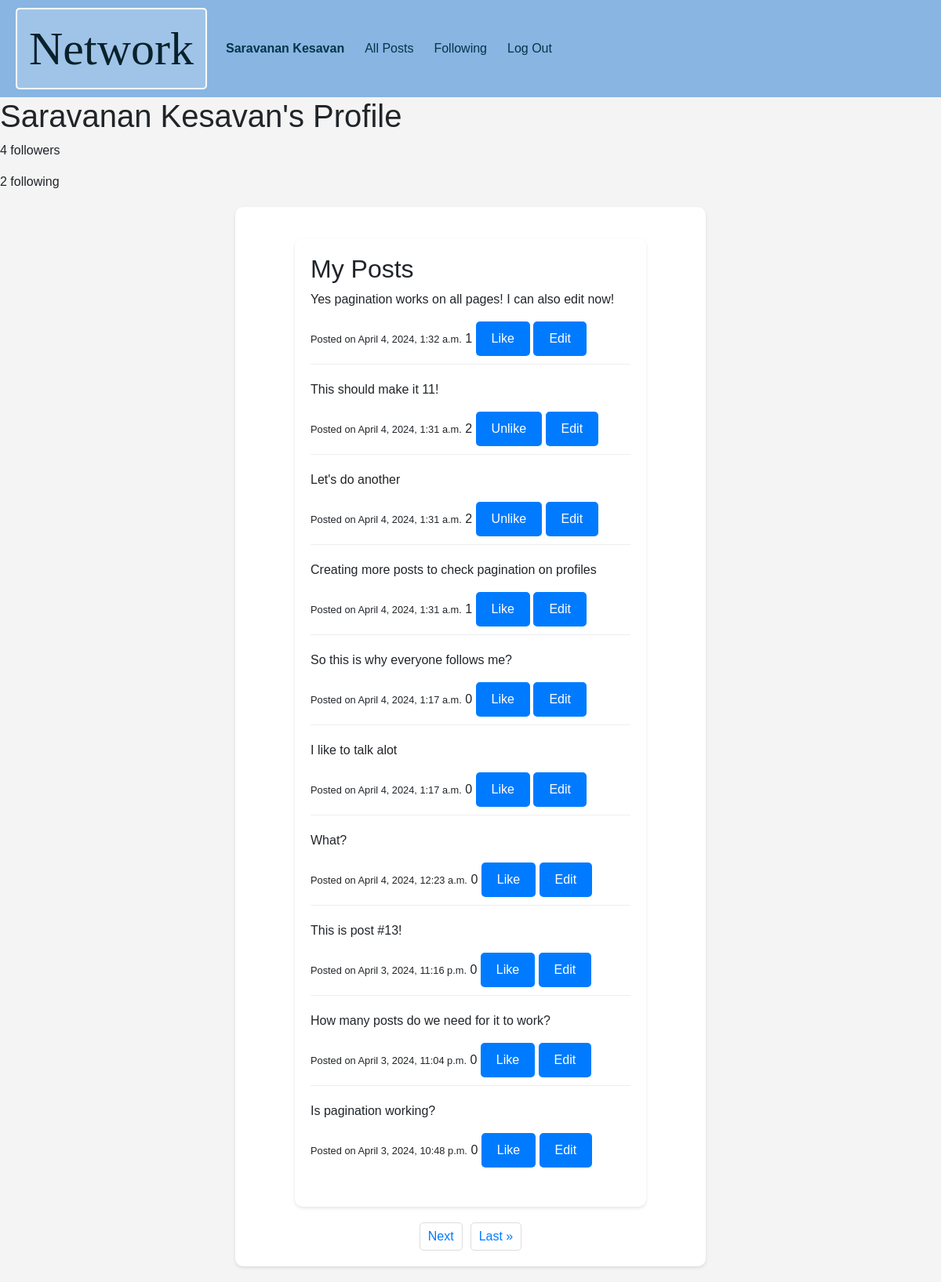
Before: /profile/Saravanan Kesavan (signed in) with the older database file.
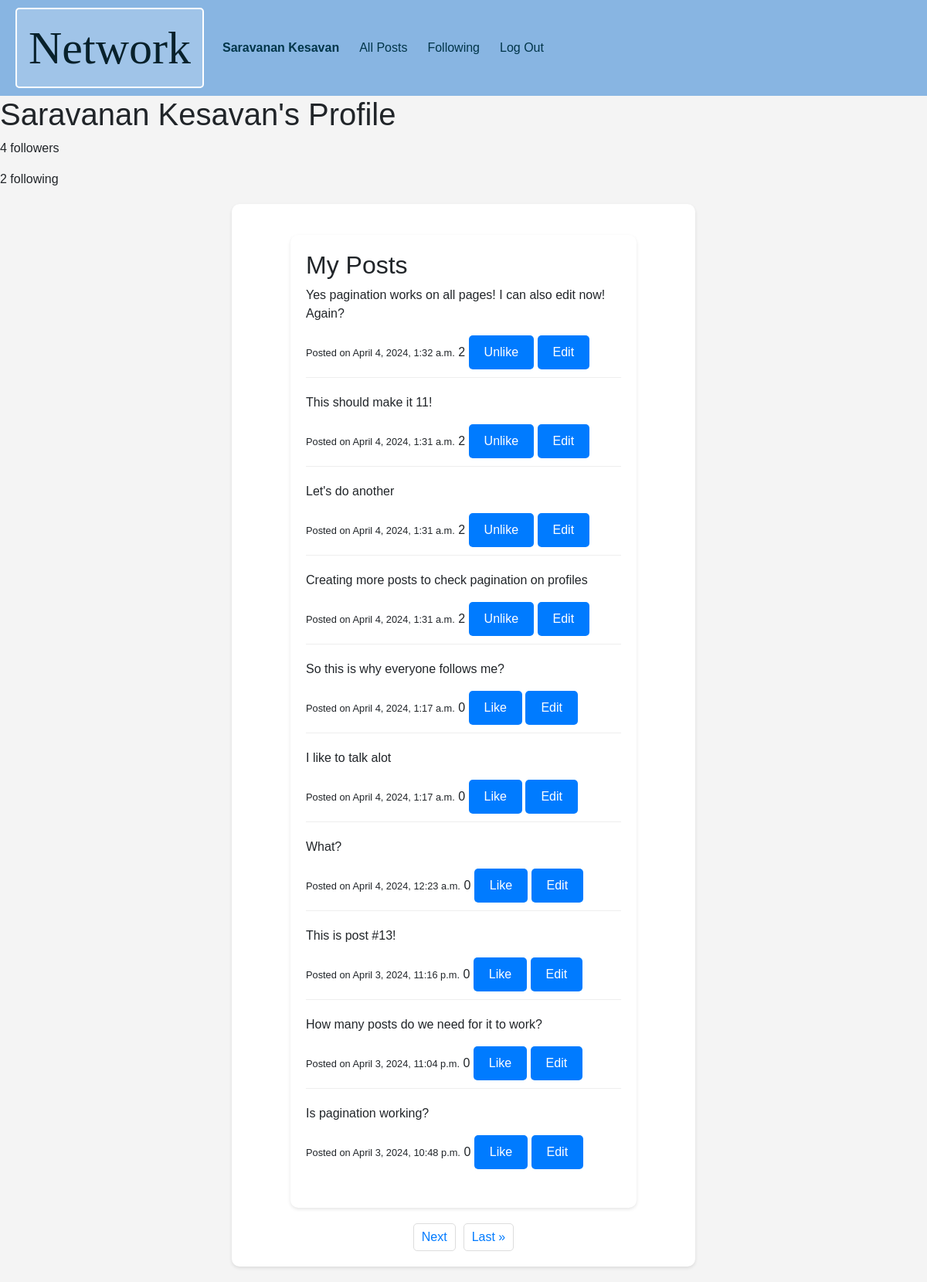
After: the same page with the newer database file.
### network/models.py (models this page shows, shortened)
class User(AbstractUser):
    followers = models.ManyToManyField('self', symmetrical=False, related_name='following', blank=True)

class Post(models.Model):
    content = models.TextField()
    creator = models.ForeignKey(User, on_delete=models.CASCADE, related_name="posts")
    timestamp = models.DateTimeField(auto_now_add=True)
    likes = models.ManyToManyField(User, related_name="liked_posts", blank=True)

### network/views.py (the view)
# urls.py: path("profile/<str:username>", views.profile, name="profile"),
@login_required
def profile(request, username):
    profile_user = get_object_or_404(User, username=username)
    posts_list = profile_user.posts.all().order_by('-timestamp')
    paginator = Paginator(posts_list, 10)  # Show 10 posts per page
    page_number = request.GET.get('page')
    posts = paginator.get_page(page_number)
    followers = profile_user.followers.count()
    following = profile_user.following.count()
    is_following = request.user.is_authenticated and profile_user.followers.filter(id=request.user.id).exists()
    return render(request, 'network/profile.html', {
        'profile_user': profile_user,
        'posts': posts,
        'followers': followers,
        'following': following,
        'is_following': is_following,
    })

### network/templates/network/profile.html (shortened to what this page needs)
{% extends "network/layout.html" %}
{% block body %}
    <h1>{{ profile_user.username }}'s Profile</h1>
    <p>{{ followers }} followers</p>
    <p>{{ following }} following</p>
    <div class="container">
        <div class="container">
            <h2>My Posts</h2>
            {% for post in posts %}
                <div class="post" id="post-{{ post.id }}">
                    <div class="post-content">
                        <p>{{ post.content }}</p>
                    </div>
                    <small>Posted on {{ post.timestamp }}</small>
                    <span id="like-count-{{ post.id }}">{{ post.likes.count }}</span>
                    <button class="like-btn" data-post-id="{{ post.id }}" data-liked="{% if user in post.likes.all %}true{% else %}false{% endif %}">
                        {% if user in post.likes.all %}
                            Unlike
                        {% else %}
                            Like
                        {% endif %}
                    </button>
                    {% if user == post.creator %}
                        <button class="edit-btn" data-post-id="{{ post.id }}" data-edit-url="{% url 'edit_post' post.id %}">Edit</button>
                    {% endif %}
                </div>
            {% endfor %}
        </div>
    <div class="pagination">
        {% if posts.has_next %}
            <a href="?page={{ posts.next_page_number }}">Next</a>
            <a href="?page={{ posts.paginator.num_pages }}">Last &raquo;</a>
        {% endif %}
    </div>
{% endblock %}

### network/templates/network/layout.html (shortened to what this page needs)
{% load static %}
<!DOCTYPE html>
<html lang="en">
    <head>
        <link rel="stylesheet" href="https://stackpath.bootstrapcdn.com/bootstrap/4.4.1/css/bootstrap.min.css">
        <link href="{% static 'network/styles.css' %}" rel="stylesheet">
    </head>
    <body>
        <nav class="navbar navbar-expand-lg">
            <a class="navbar-brand" href="{% url 'index' %}">Network</a>
            <div>
              <ul class="navbar-nav mr-auto">
                {% if user.is_authenticated %}
                    <li class="nav-item">
                        <a class="nav-link" href="{% url 'profile' username=user.username %}"><strong>{{ user.username }}</strong></a>
                    </li>
                {% endif %}
                {% if user.is_authenticated %}
                    <li class="nav-item">
                        <a class="nav-link" href="{% url 'index' %}">All Posts</a>
                    </li>
                    <li class="nav-item">
                        <a class="nav-link" href="{% url 'following' %}">Following</a>
                    </li>
                    <li class="nav-item">
                        <a class="nav-link" href="{% url 'logout' %}">Log Out</a>
                    </li>
                {% endif %}
              </ul>
            </div>
          </nav>
        {% block body %}
        {% endblock %}
    </body>
</html>

### network/static/network/styles.css (style rules this page uses)
body { font-family: 'Arial', sans-serif; background-color: #f4f4f4; margin: 0; padding: 0; }
.container { width: 80%; max-width: 600px; margin: 20px auto; padding: 20px; background-color: #fff; border-radius: 10px; box-shadow: 0 2px 4px rgba(0, 0, 0, 0.1); }
.post { margin-bottom: 20px; padding-bottom: 10px; border-bottom: 1px solid #eee; }
.post:last-child { border-bottom: none; }
.post-content { margin-bottom: 10px; }
button { background-color: #007bff; color: #fff; border: none; padding: 10px 20px; border-radius: 5px; cursor: pointer; }
.pagination { display: flex; justify-content: center; margin-top: 20px; }
.pagination a { margin: 0 5px; padding: 5px 10px; border: 1px solid #ddd; border-radius: 5px; color: #007bff; text-decoration: none; }
.navbar { background-color: #88b5e2; padding: 10px 20px; }
.navbar-brand { font-family: 'Georgia', serif; font-size: 60px; color: #08212b; padding: 5px 15px; border: 2px solid #fff; border-radius: 5px; background-color: rgba(255, 255, 255, 0.2); }
.navbar .nav-link { color: rgba(1, 53, 73, 1); }
.navbar-nav { display: flex; justify-content: flex-end; width: 100%; }
.nav-link { text-align: right; margin-right: 10px; }

Changed rows visible on the page:
changed Post: content "Yes pagination works on all pages! I can also edit now!" → "Yes pagination works on all pages! I can also edit now! Again?"; likes.count "1" → "2"; text "Like" → "Unlike"
computed for Post "Creating more posts to check pagination on profiles": likes.count "1" → "2"; text "Like" → "Unlike"
